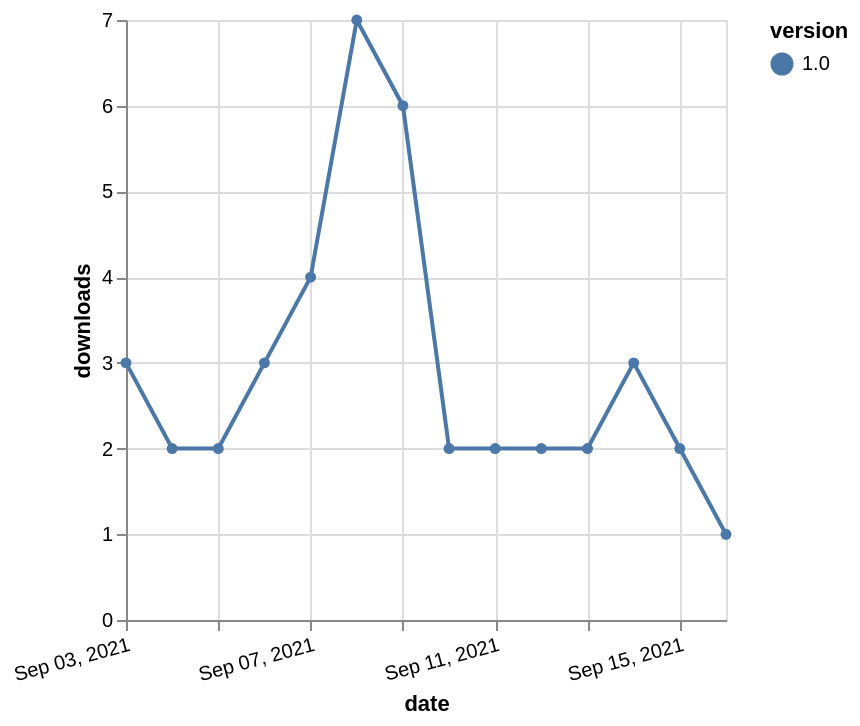

The Vega-Lite source for this figure:
### Vega-Lite specification from a JSON file in a GitHub repository (floating-point values rounded to 4 significant figures)
{"$schema": "https://vega.github.io/schema/vega-lite/v5.json", "description": "A simple bar chart with embedded data.", "data": {"values": [{"date": "2021-09-03", "total": 2628, "delta": 3, "version": "1.0"}, {"date": "2021-09-04", "total": 2630, "delta": 2, "version": "1.0"}, {"date": "2021-09-05", "total": 2632, "delta": 2, "version": "1.0"}, {"date": "2021-09-06", "total": 2635, "delta": 3, "version": "1.0"}, {"date": "2021-09-07", "total": 2639, "delta": 4, "version": "1.0"}, {"date": "2021-09-08", "total": 2646, "delta": 7, "version": "1.0"}, {"date": "2021-09-09", "total": 2652, "delta": 6, "version": "1.0"}, {"date": "2021-09-10", "total": 2654, "delta": 2, "version": "1.0"}, {"date": "2021-09-11", "total": 2656, "delta": 2, "version": "1.0"}, {"date": "2021-09-12", "total": 2658, "delta": 2, "version": "1.0"}, {"date": "2021-09-13", "total": 2660, "delta": 2, "version": "1.0"}, {"date": "2021-09-14", "total": 2663, "delta": 3, "version": "1.0"}, {"date": "2021-09-15", "total": 2665, "delta": 2, "version": "1.0"}, {"date": "2021-09-16", "total": 2666, "delta": 1, "version": "1.0"}]}, "width": "container", "mark": {"type": "line", "point": {"filled": true}}, "encoding": {"x": {"field": "date", "type": "temporal", "timeUnit": "yearmonthdate", "title": "date", "axis": {"labelAngle": -15}}, "y": {"field": "delta", "type": "quantitative", "title": "downloads"}, "color": {"field": "version", "type": "nominal"}, "tooltip": {"field": "delta"}}}
